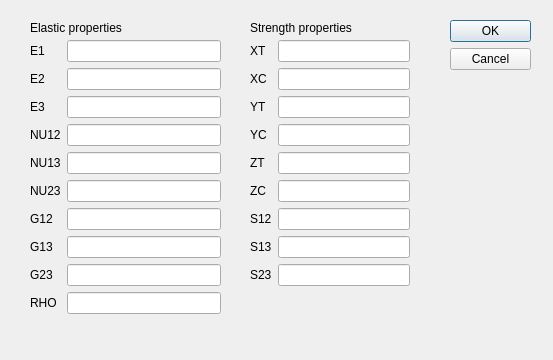
<?xml version="1.0" encoding="UTF-8"?>
<ui version="4.0">
 <class>MaterialDialog</class>
 <widget class="QDialog" name="MaterialDialog">
  <property name="geometry">
   <rect>
    <x>0</x>
    <y>0</y>
    <width>553</width>
    <height>360</height>
   </rect>
  </property>
  <property name="windowTitle">
   <string>Material Properties</string>
  </property>
  <widget class="QDialogButtonBox" name="buttonBox">
   <property name="geometry">
    <rect>
     <x>450</x>
     <y>20</y>
     <width>81</width>
     <height>241</height>
    </rect>
   </property>
   <property name="orientation">
    <enum>Qt::Vertical</enum>
   </property>
   <property name="standardButtons">
    <set>QDialogButtonBox::Cancel|QDialogButtonBox::Ok</set>
   </property>
  </widget>
  <widget class="QWidget" name="formLayoutWidget">
   <property name="geometry">
    <rect>
     <x>30</x>
     <y>40</y>
     <width>191</width>
     <height>285</height>
    </rect>
   </property>
   <layout class="QFormLayout" name="formLayoutElastic">
    <item row="0" column="0">
     <widget class="QLabel" name="lblE1">
      <property name="text">
       <string>E1</string>
      </property>
     </widget>
    </item>
    <item row="0" column="1">
     <widget class="QLineEdit" name="lineE1"/>
    </item>
    <item row="1" column="0">
     <widget class="QLabel" name="lblE2">
      <property name="text">
       <string>E2</string>
      </property>
     </widget>
    </item>
    <item row="2" column="0">
     <widget class="QLabel" name="lblE3">
      <property name="text">
       <string>E3</string>
      </property>
     </widget>
    </item>
    <item row="2" column="1">
     <widget class="QLineEdit" name="lineE3"/>
    </item>
    <item row="3" column="0">
     <widget class="QLabel" name="lblNU12">
      <property name="text">
       <string>NU12</string>
      </property>
     </widget>
    </item>
    <item row="4" column="0">
     <widget class="QLabel" name="lblNU13">
      <property name="text">
       <string>NU13</string>
      </property>
     </widget>
    </item>
    <item row="5" column="0">
     <widget class="QLabel" name="lblNU23">
      <property name="text">
       <string>NU23</string>
      </property>
     </widget>
    </item>
    <item row="3" column="1">
     <widget class="QLineEdit" name="lineNU12"/>
    </item>
    <item row="4" column="1">
     <widget class="QLineEdit" name="lineNU13"/>
    </item>
    <item row="5" column="1">
     <widget class="QLineEdit" name="lineNU23"/>
    </item>
    <item row="6" column="0">
     <widget class="QLabel" name="lblG12">
      <property name="text">
       <string>G12</string>
      </property>
     </widget>
    </item>
    <item row="7" column="0">
     <widget class="QLabel" name="lblG13">
      <property name="text">
       <string>G13</string>
      </property>
     </widget>
    </item>
    <item row="8" column="0">
     <widget class="QLabel" name="lblG23">
      <property name="text">
       <string>G23</string>
      </property>
     </widget>
    </item>
    <item row="6" column="1">
     <widget class="QLineEdit" name="lineG12"/>
    </item>
    <item row="7" column="1">
     <widget class="QLineEdit" name="lineG13"/>
    </item>
    <item row="8" column="1">
     <widget class="QLineEdit" name="lineG23"/>
    </item>
    <item row="1" column="1">
     <widget class="QLineEdit" name="lineE2"/>
    </item>
    <item row="9" column="0">
     <widget class="QLabel" name="lblRHO">
      <property name="text">
       <string>RHO</string>
      </property>
     </widget>
    </item>
    <item row="9" column="1">
     <widget class="QLineEdit" name="lineRHO"/>
    </item>
   </layout>
  </widget>
  <widget class="QWidget" name="formLayoutWidget_2">
   <property name="geometry">
    <rect>
     <x>250</x>
     <y>40</y>
     <width>160</width>
     <height>256</height>
    </rect>
   </property>
   <layout class="QFormLayout" name="formLayoutStrength">
    <item row="0" column="0">
     <widget class="QLabel" name="lblXT">
      <property name="text">
       <string>XT</string>
      </property>
     </widget>
    </item>
    <item row="1" column="0">
     <widget class="QLabel" name="lblXC">
      <property name="text">
       <string>XC</string>
      </property>
     </widget>
    </item>
    <item row="2" column="0">
     <widget class="QLabel" name="lblYT">
      <property name="text">
       <string>YT</string>
      </property>
     </widget>
    </item>
    <item row="3" column="0">
     <widget class="QLabel" name="lblYC">
      <property name="text">
       <string>YC</string>
      </property>
     </widget>
    </item>
    <item row="6" column="0">
     <widget class="QLabel" name="lblS12">
      <property name="text">
       <string>S12</string>
      </property>
     </widget>
    </item>
    <item row="7" column="0">
     <widget class="QLabel" name="lblS13">
      <property name="text">
       <string>S13</string>
      </property>
     </widget>
    </item>
    <item row="8" column="0">
     <widget class="QLabel" name="lblS23">
      <property name="text">
       <string>S23</string>
      </property>
     </widget>
    </item>
    <item row="4" column="0">
     <widget class="QLabel" name="lblZT">
      <property name="text">
       <string>ZT</string>
      </property>
     </widget>
    </item>
    <item row="5" column="0">
     <widget class="QLabel" name="lblZC">
      <property name="text">
       <string>ZC</string>
      </property>
     </widget>
    </item>
    <item row="0" column="1">
     <widget class="QLineEdit" name="lineXT"/>
    </item>
    <item row="1" column="1">
     <widget class="QLineEdit" name="lineXC"/>
    </item>
    <item row="2" column="1">
     <widget class="QLineEdit" name="lineYT"/>
    </item>
    <item row="3" column="1">
     <widget class="QLineEdit" name="lineYC"/>
    </item>
    <item row="4" column="1">
     <widget class="QLineEdit" name="lineZT"/>
    </item>
    <item row="5" column="1">
     <widget class="QLineEdit" name="lineZC"/>
    </item>
    <item row="6" column="1">
     <widget class="QLineEdit" name="lineS12"/>
    </item>
    <item row="7" column="1">
     <widget class="QLineEdit" name="lineS13"/>
    </item>
    <item row="8" column="1">
     <widget class="QLineEdit" name="lineS23"/>
    </item>
   </layout>
  </widget>
  <widget class="QLabel" name="lblElasticProperties">
   <property name="geometry">
    <rect>
     <x>30</x>
     <y>20</y>
     <width>111</width>
     <height>16</height>
    </rect>
   </property>
   <property name="text">
    <string>Elastic properties</string>
   </property>
  </widget>
  <widget class="QLabel" name="lblStrengthProperties">
   <property name="geometry">
    <rect>
     <x>250</x>
     <y>20</y>
     <width>131</width>
     <height>16</height>
    </rect>
   </property>
   <property name="text">
    <string>Strength properties</string>
   </property>
  </widget>
 </widget>
 <tabstops>
  <tabstop>lineE1</tabstop>
  <tabstop>lineE2</tabstop>
  <tabstop>lineE3</tabstop>
  <tabstop>lineNU12</tabstop>
  <tabstop>lineNU13</tabstop>
  <tabstop>lineNU23</tabstop>
  <tabstop>lineG12</tabstop>
  <tabstop>lineG13</tabstop>
  <tabstop>lineG23</tabstop>
  <tabstop>lineRHO</tabstop>
  <tabstop>lineXT</tabstop>
  <tabstop>lineXC</tabstop>
  <tabstop>lineYT</tabstop>
  <tabstop>lineYC</tabstop>
  <tabstop>lineZT</tabstop>
  <tabstop>lineZC</tabstop>
  <tabstop>lineS12</tabstop>
  <tabstop>lineS13</tabstop>
  <tabstop>lineS23</tabstop>
 </tabstops>
 <resources/>
 <connections>
  <connection>
   <sender>buttonBox</sender>
   <signal>accepted()</signal>
   <receiver>MaterialDialog</receiver>
   <slot>accept()</slot>
   <hints>
    <hint type="sourcelabel">
     <x>450</x>
     <y>254</y>
    </hint>
    <hint type="destinationlabel">
     <x>157</x>
     <y>274</y>
    </hint>
   </hints>
  </connection>
  <connection>
   <sender>buttonBox</sender>
   <signal>rejected()</signal>
   <receiver>MaterialDialog</receiver>
   <slot>reject()</slot>
   <hints>
    <hint type="sourcelabel">
     <x>476</x>
     <y>260</y>
    </hint>
    <hint type="destinationlabel">
     <x>286</x>
     <y>274</y>
    </hint>
   </hints>
  </connection>
 </connections>
</ui>
